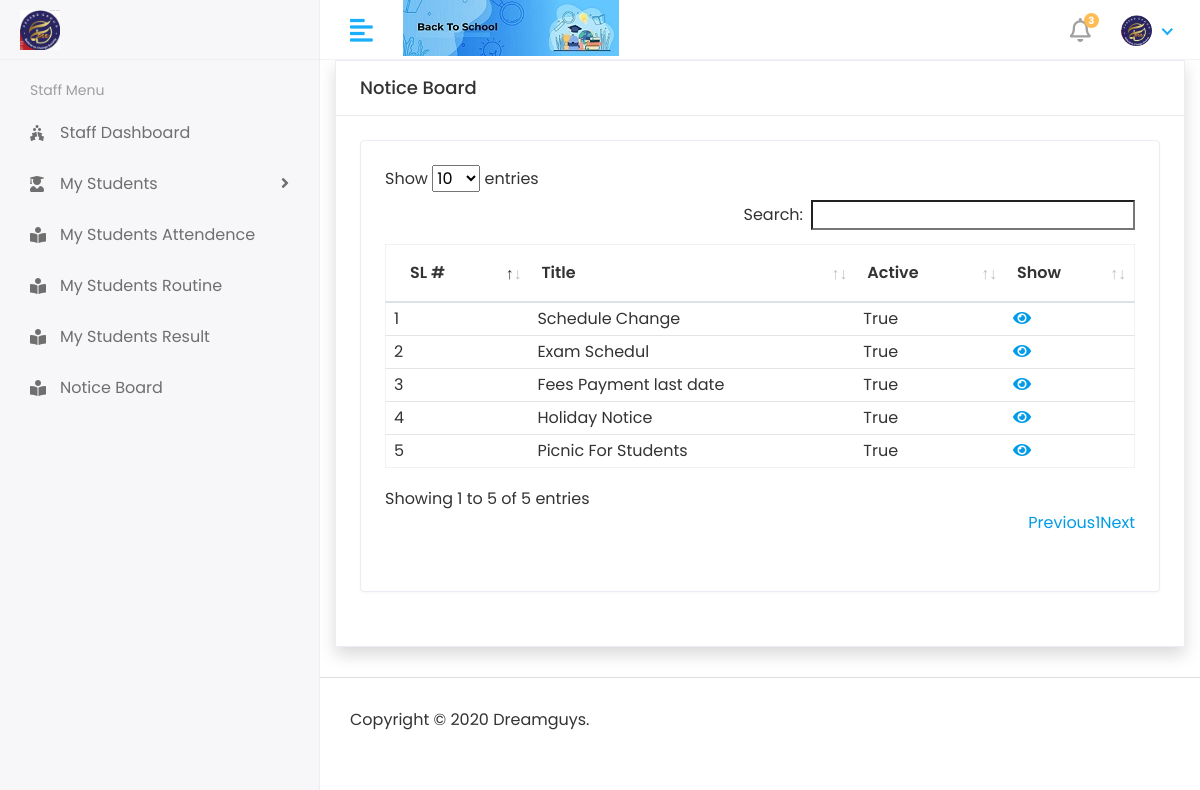
Screenshot of /VIEW_NOTICE (signed in) with the database file from the repository.
### apps/Students/models/models.py (models this page shows, shortened)
class Notice(models.Model):
    classIns = models.ForeignKey(Class,on_delete=models.DO_NOTHING)
    title = models.CharField(max_length=250)
    description = models.TextField()
    active= models.BooleanField(default=True)
    created_at = models.DateTimeField(auto_now_add=True)
    updated_at = models.DateTimeField(auto_now=True)
    file = models.FileField(upload_to='media/notice',blank=True, null= True)

### apps/Students/views.py (the view)
# urls.py: path(r'VIEW_NOTICE',VIEW_NOTICE,name='VIEW_NOTICE'),
@login_required(login_url='/')
def VIEW_NOTICE(request,id=None):
        notice=Notice.objects.all()
        selectedNotice=Notice.objects.filter(id=id)
        context = {
            'notice':notice,
            'selectedNotice':selectedNotice,
        }
        return render(request,'Notice/notice.html',context)

### apps/Students/templates/Notice/notice.html (shortened to what this page needs)
{% extends 'base/base.html' %} {% block content %}
{% load static %}
<div class="col-lg-12 col-md-12 col-sm-12 col-xs-12">
    <div class="card card-default rounded-0 shadow ">
        <div class="card-header">
            <div class="d-flex w-100 align-items-center justify-content-between">
                <h4 class="card-title fw-bold">Notice Board</h4>
            </div>
        </div>
        <div class="card-body">
            <form  method="post"  >
                <div class="row">
                    <div class="col-sm-12">
                       <div class="card card-table">
                          <div class="card-body">
                             <div class="table-responsive">
                        <table id="table_id" class="table table-hover table-center mb-0 ">
                            <thead>
                                <tr>
                                    <th class="text-ceter">SL # </th>
                                    <th class="text-ceter">Title </th>
                                    <th class="text-ceter"> Active</th>
                                    <th class="text-ceter"> Show </th>
                                </tr>
                            </thead>
                            <tbody>
                                {% for i in notice %}
                                <tr class="">
                                    <td  class="px-2 py-1">  {{ forloop.counter }}</td>
                                    <td class="px-2 py-1">{{ i.title }}  </td>
                                    <td class="px-2 py-1">{{ i.active }}  </td>
                                    <td class="px-2 py-1">
                                     <div class="actions">
                                    <a href="{% url 'VIEW_Select_NOTICE' i.id   %}" data-toggle="modal" data-target="#exampleModalLong_{{ forloop.counter }}" >
                                        <i class="fa fa-eye" aria-hidden="true"></i>
                                         </a>
                                     </div>             </td>
                                </tr>
                                {% endfor %}
                            </tbody>
                        </table>
                        <div class="clear-fix py-3"></div>
                             </div>
                          </div>
                       </div>
                    </div>
                </div>
            </form>
        </div>
    </div>
</div>
{% endblock content %}

### apps/SchoolManagementSystemModules/static/css/style.css (style rules this page uses)
html { height: 100%; }
body { background-color: #fff; color: #333; font-family: 'Poppins', sans-serif; font-size: 1rem; height: 100%; line-height: 1.5; overflow-x: hidden; }
h1, h2, h3, h4, h5, h6 { font-family: 'Poppins', sans-serif; margin-top: 0; }
a { color: #009ce7; }
input, button, a { transition: all 0.4s ease; -moz-transition: all 0.4s ease; -o-transition: all 0.4s ease; -ms-transition: all 0.4s ease; -webkit-transition: all 0.4s ease; }
.table { color: #333; max-width: 100%; margin-bottom: 0; width: 100%; }
.table.dataTable { border-collapse: collapse !important; border: 1px solid rgba(0, 0, 0, 0.05); }
.table thead tr th { font-weight: 600; }
.table tbody tr { border-bottom: 1px solid rgba(0, 0, 0, 0.05); }
.table.table-center td, .table.table-center th { vertical-align: middle; }
.card-table .card-body .table > thead > tr > th { border-top: 0; }
.card-table .card-body .table tr td:first-child, .card-table .card-body .table tr th:first-child { padding-left: 1.5rem; }
.card-table .card-body .table tr td:last-child, .card-table .card-body .table tr th:last-child { padding-right: 1.5rem; }
.card-table .table td, .card-table .table th { border-top: 1px solid #e2e5e8; padding: 1rem 0.75rem; white-space: nowrap; }
.card { border: 1px solid #ececf5; box-shadow: 0 1px 3px 0 rgba(0, 0, 0, 0.03); margin-bottom: 1.875rem; }
.card-body { padding: 1.5rem; }
.card-header { border-bottom: 1px solid #e6e6e6; padding: 1rem 1.5rem; }
.card .card-header { background-color: #fff; border-bottom: 1px solid #eaeaea; }
.card .card-header .card-title { margin-bottom: 0; font-size: 18px; }

### rows the page displays
Notice: title "Schedule Change", active "True"
Notice: title "Exam Schedul", active "True"
Notice: title "Fees Payment last date", active "True"
Notice: title "Holiday Notice", active "True"
Notice: title "Picnic For Students", active "True"
